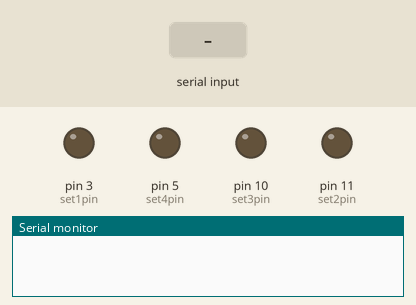
The sketch below on a simulated Arduino Uno, built with avr-gcc and run on an emulated ATmega328P. Shown: output pins drawn as LEDs (lit = HIGH), the last lines printed to the serial monitor. The test bench sets the inputs (shaded band).

Above: at 1.2 s.
1.3 s: "a" received over Serial
At 1.47 s:
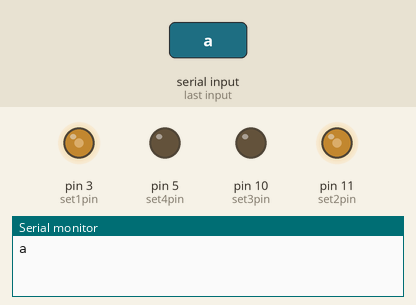
4.3 s: "b" received over Serial
At 4.47 s:
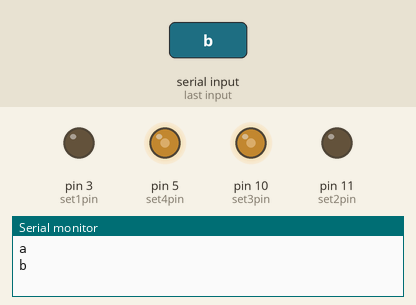
7.3 s: "e" received over Serial
At 7.47 s:
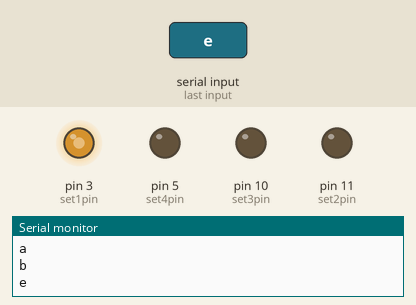
10.3 s: "f" received over Serial
13.3 s: "e" received over Serial
Timing chart, 0 to 17.3 s (numbered marks = the images above; inputs shaded):
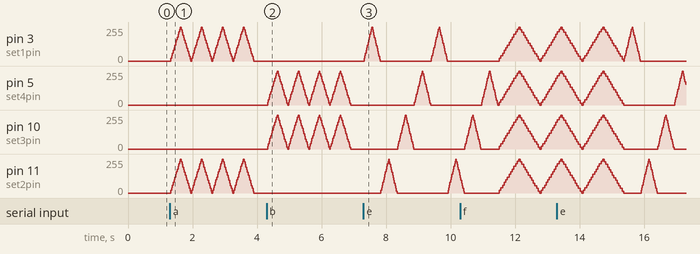

The sketch:

MotorcycleLedPatterns.ino
```cpp
/*
 * a : 300 left
 * b: 300 right
 * c:
 * d:
 * e: left - uturn
 * f: message received
 *
 *
 *
 *
 *
 *
 */


char val; // variable to receive data from the serial port

int set1pin = 3;
int set2pin = 11;
int set3pin = 10;
int set4pin = 5;

int fadeAmount = 20;
int brightness = 0;
int blinkCount = 0;
bool fadeUp = true;
bool ledSets[4] = {false, false, false, false};

void setup() {
  pinMode(set1pin, OUTPUT);
  pinMode(set2pin, OUTPUT);
  pinMode(set3pin, OUTPUT);
  pinMode(set4pin, OUTPUT);
  Serial.begin(9600);       // start serial communication at 9600bps
}


void loop() {
  if( Serial.available() )       // if data is available to read
  {
    val = Serial.read();         // read it and store it in 'val'
    Serial.println(val);
  }
  if( val == 'a' ){
      ledSets[0] = true;
      ledSets[1] = true;
      ledBlink(ledSets, 4, 25);
  }
  if( val == 'b' ){
      ledSets[2] = true;
      ledSets[3] = true;
      ledBlink(ledSets, 4, 25);
  }
  if( val == 'c' ){
      ledSets[0] = true;
      ledSets[1] = true;
      ledBlink(ledSets, 5, 15);
  }
  if( val == 'd' ){
      ledSets[2] = true;
      ledSets[3] = true;
      ledBlink(ledSets, 5, 15);
  }
  if( val == 'e' ){
    blinkOnce(set1pin, 20);
    blinkOnce(set2pin, 20);
    blinkOnce(set3pin, 20);
    blinkOnce(set4pin, 20);
    blinkOnce(set1pin, 20);
    blinkOnce(set2pin, 20);
    blinkOnce(set3pin, 20);
    blinkOnce(set4pin, 20);
    resetLed();
  }
  if( val == 'f' ){
    ledSets[0] = true;
    ledSets[1] = true;
    ledSets[2] = true;
    ledSets[3] = true;
    ledBlink(ledSets, 3, 50);
  }
}

void ledBlink(bool set[], int totalBlinks, int blinkSpeed){
  while (blinkCount < totalBlinks){
  if (fadeUp == true){
    brightness = brightness + fadeAmount;
  }else{
    brightness = brightness - fadeAmount;
  }
  if (brightness >=255) {
    brightness = 255;
    fadeUp = false;
  }
  if (brightness <= 0) {
    blinkCount++;
    brightness = 0;
    fadeUp = true;
  }
  delay(blinkSpeed);

  if (set[0] == true){
      analogWrite(3, brightness);
  }
  if (set[1] == true){
    analogWrite(11, brightness);
  }
  if (set[2] == true){
    analogWrite(10, brightness);

  }
  if (set[3] == true){
    analogWrite(5, brightness);
  }
  }
  blinkCount = 0;
  val = 'z';
  resetLed();
}

void blinkOnce(int pin, int blinkSpeed){
  bool active = true;
  bool intensityIncrease = true;
  while(active == true){
      if (intensityIncrease == true){
        brightness = brightness + fadeAmount;
      }else{
        brightness = brightness - fadeAmount;
      }
      if (brightness >=255) {
        brightness = 255;
        intensityIncrease = false;
      }
      if (brightness <= 0) {
        blinkCount++;
        brightness = 0;
        active = false;
      }
      delay(blinkSpeed);
      analogWrite(pin, brightness);
  }
  val = 'z';
  blinkCount = 0;
  resetLed();
}

void resetLed(){
  ledSets[0] = false;
  ledSets[1] = false;
  ledSets[2] = false;
  ledSets[3] = false;
}
```
